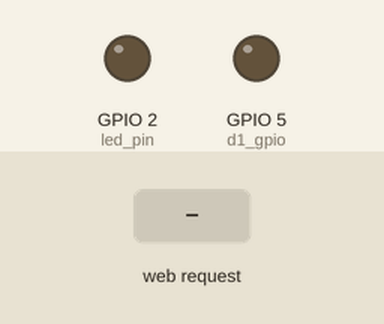
Bench run of a program on a simulated ESP8266 board running MicroPython. Parts: output pins drawn as LEDs (lit = HIGH, except the on-board LED, lit = LOW). The inputs (shaded band) are chosen by the test bench. WiFi joins after 1.5 s; what the program prints to the serial console is not drawn.

Above: at 2.7 s.
2.8 s: HTTP request GET /on received
At 4.0 s:
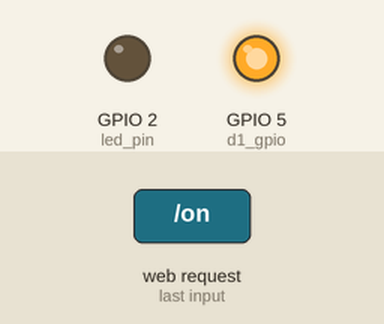
4.3 s: HTTP request GET /off received
At 5.2 s:
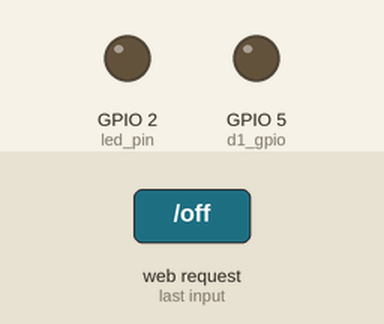
Timing chart, 0 to 7.3 s (numbered marks = the images above; inputs shaded):
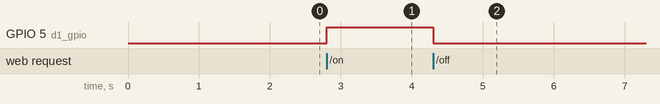

The program:

main.py
```python
import network
from machine import Pin
import usocket as socket
import utime as time

ssid='-'
password='-'

station = network.WLAN(network.STA_IF)
station.active(True)
station.connect(ssid, password)

print(station.ifconfig())

led_pin = Pin(2, Pin.OUT)
led_pin.value(0)

while not station.isconnected():
    pass

led_pin.value(1)

d1_gpio = Pin(5, Pin.OUT)

s = socket.socket(socket.AF_INET, socket.SOCK_STREAM)
s.setsockopt(socket.SOL_SOCKET, socket.SO_REUSEADDR, 1)
s.settimeout(5)
s.bind(('', 80))
s.listen(5)

html = None
last_connection = 0

with open('index.html') as f:
    html = f.read()

while True:
    conn = None
    try:
        conn, addr = s.accept()
        request = conn.recv(1024).decode('utf-8')
        try:
            command = request.split("\n")[0].split(" ")[1]
        except IndexError:
            pass
        if command:
            if command=='/on' and not d1_gpio.value():
                d1_gpio.value(1)
            elif command=='/off' and d1_gpio.value():
                d1_gpio.value(0)
        conn.send('HTTP/1.1 200 OK\n')
        conn.send('Content-Type: text/html\n')
        conn.send('Connection: close\n\n')
        conn.sendall(html)
        conn.close()
    except OSError:
        if conn:
            conn.close()
```

Measured:
- after the input at 2.8 s, GPIO 5 (d1_gpio): LOW → HIGH at once
- after the input at 4.3 s, GPIO 5 (d1_gpio): HIGH → LOW at once
